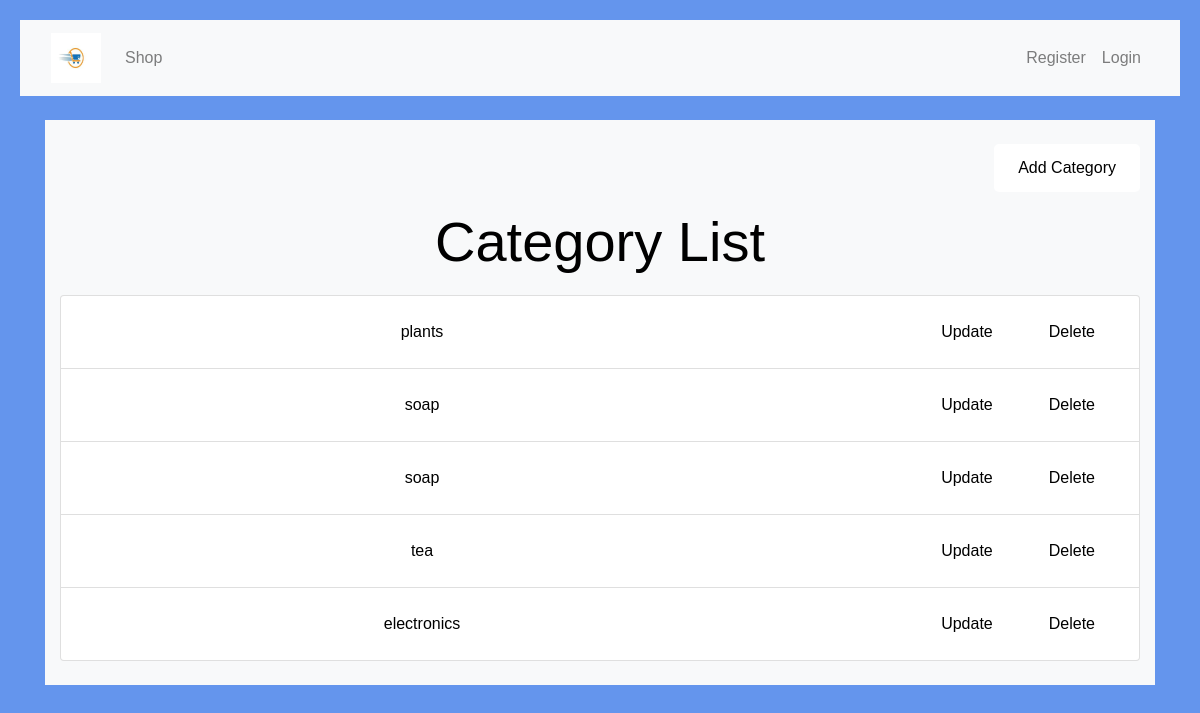
Page /categorylist/ on the committed database.
### project1app/models.py (models this page shows, shortened)
class Category(models.Model):
    name = models.CharField(max_length=100)

### project1app/views.py (the view)
# urls.py: path('categorylist/', views.categorylist, name='categorylist'),
def categorylist(request):
    categories = Category.objects.all()
    return render(request, 'categorylist.html',{'categories': categories})

### project1app/templates/categorylist.html (shortened to what this page needs)
{% extends 'basic.html' %}
{% block content %}
    <div class="container-fluid bg-light py-4">
        <div class="row">
            <div class="col-md-12 text-right mb-3">
                <a href="{% url 'addcategory' %}" class="btn btn-primary">Add Category</a>
            </div>
        </div>
        <h1 class="display-4">Category List</h1>
        <div class="list-group">
            {% if categories %}
                {% for category in categories %}
                    <div class="list-group-item">
                        <div class="row align-items-center">
                            <div class="col-md-8">
                                {{ category.name }}
                            </div>
                            <div class="col-md-4 d-flex justify-content-end">
                                <a href="{% url 'updatecategory' category.id %}" class="btn btn-sm btn-warning mr-2">Update</a>
                                <form method="post" action="{% url 'deletecategory' category.id %}" style="display: inline;">
                                    <button type="submit" class="btn btn-sm btn-danger" onclick="return confirm('Are you sure you want to delete this category?');">Delete</button>
                                </form>
                            </div>
                        </div>
                    </div>
                {% endfor %}
            {% else %}
                <p>No categories found.</p>
            {% endif %}
        </div>
    </div>
{% endblock %}

### project1app/static/css/style.css (style rules this page uses)
body { font-family: Arial, sans-serif; padding: 20px; color: black; background-color: cornflowerblue; text-align: center; margin: 0; min-height: 100vh; }
h1, h2 { margin-bottom: 20px; }
button, input[type="submit"], input[type="button"], .btn { padding: 12px 24px; font-size: 16px; border-radius: 5px; cursor: pointer; transition: background-color 0.3s ease; box-sizing: border-box; background-color: white; color: black; border: none; }

### rows in the picture
Category: name "plants"
Category: name "soap"
Category: name "soap"
Category: name "tea"
Category: name "electronics"
